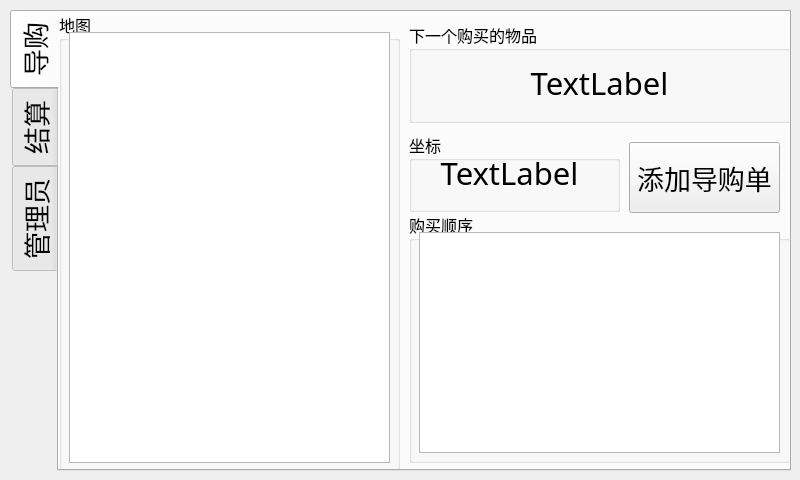
<?xml version="1.0" encoding="UTF-8"?>
<ui version="4.0">
 <class>MainWindow</class>
 <widget class="QMainWindow" name="MainWindow">
  <property name="geometry">
   <rect>
    <x>0</x>
    <y>0</y>
    <width>800</width>
    <height>480</height>
   </rect>
  </property>
  <property name="minimumSize">
   <size>
    <width>800</width>
    <height>480</height>
   </size>
  </property>
  <property name="maximumSize">
   <size>
    <width>800</width>
    <height>480</height>
   </size>
  </property>
  <property name="font">
   <font>
    <family>黑体</family>
   </font>
  </property>
  <property name="cursor">
   <cursorShape>ArrowCursor</cursorShape>
  </property>
  <property name="windowTitle">
   <string>MainWindow</string>
  </property>
  <widget class="QWidget" name="centralwidget">
   <widget class="QTabWidget" name="tabWidget">
    <property name="geometry">
     <rect>
      <x>10</x>
      <y>10</y>
      <width>781</width>
      <height>461</height>
     </rect>
    </property>
    <property name="font">
     <font>
      <family>黑体</family>
      <pointsize>20</pointsize>
     </font>
    </property>
    <property name="layoutDirection">
     <enum>Qt::LeftToRight</enum>
    </property>
    <property name="autoFillBackground">
     <bool>false</bool>
    </property>
    <property name="tabPosition">
     <enum>QTabWidget::West</enum>
    </property>
    <property name="currentIndex">
     <number>0</number>
    </property>
    <property name="iconSize">
     <size>
      <width>16</width>
      <height>16</height>
     </size>
    </property>
    <property name="elideMode">
     <enum>Qt::ElideNone</enum>
    </property>
    <property name="usesScrollButtons">
     <bool>false</bool>
    </property>
    <property name="documentMode">
     <bool>false</bool>
    </property>
    <property name="tabsClosable">
     <bool>false</bool>
    </property>
    <property name="movable">
     <bool>false</bool>
    </property>
    <property name="tabBarAutoHide">
     <bool>false</bool>
    </property>
    <widget class="QWidget" name="tab">
     <attribute name="title">
      <string>导购</string>
     </attribute>
     <widget class="QGroupBox" name="groupBox_4">
      <property name="geometry">
       <rect>
        <x>0</x>
        <y>0</y>
        <width>341</width>
        <height>461</height>
       </rect>
      </property>
      <property name="font">
       <font>
        <family>黑体</family>
        <pointsize>12</pointsize>
       </font>
      </property>
      <property name="title">
       <string>地图</string>
      </property>
      <widget class="QTableView" name="tableView_map">
       <property name="geometry">
        <rect>
         <x>10</x>
         <y>20</y>
         <width>321</width>
         <height>431</height>
        </rect>
       </property>
      </widget>
     </widget>
     <widget class="QGroupBox" name="groupBox_5">
      <property name="geometry">
       <rect>
        <x>350</x>
        <y>10</y>
        <width>381</width>
        <height>101</height>
       </rect>
      </property>
      <property name="font">
       <font>
        <family>黑体</family>
        <pointsize>12</pointsize>
       </font>
      </property>
      <property name="title">
       <string>下一个购买的物品</string>
      </property>
      <widget class="QLabel" name="label_guide_item_name">
       <property name="geometry">
        <rect>
         <x>10</x>
         <y>30</y>
         <width>361</width>
         <height>61</height>
        </rect>
       </property>
       <property name="font">
        <font>
         <family>黑体</family>
         <pointsize>23</pointsize>
        </font>
       </property>
       <property name="text">
        <string>TextLabel</string>
       </property>
       <property name="alignment">
        <set>Qt::AlignCenter</set>
       </property>
      </widget>
     </widget>
     <widget class="QGroupBox" name="groupBox_6">
      <property name="geometry">
       <rect>
        <x>350</x>
        <y>200</y>
        <width>381</width>
        <height>251</height>
       </rect>
      </property>
      <property name="font">
       <font>
        <family>黑体</family>
        <pointsize>12</pointsize>
       </font>
      </property>
      <property name="title">
       <string>购买顺序</string>
      </property>
      <widget class="QListWidget" name="list_guide">
       <property name="geometry">
        <rect>
         <x>10</x>
         <y>20</y>
         <width>361</width>
         <height>221</height>
        </rect>
       </property>
      </widget>
     </widget>
     <widget class="QGroupBox" name="groupBox_7">
      <property name="geometry">
       <rect>
        <x>350</x>
        <y>120</y>
        <width>211</width>
        <height>80</height>
       </rect>
      </property>
      <property name="font">
       <font>
        <family>黑体</family>
        <pointsize>12</pointsize>
       </font>
      </property>
      <property name="title">
       <string>坐标</string>
      </property>
      <widget class="QLabel" name="label_guide_item_area">
       <property name="geometry">
        <rect>
         <x>10</x>
         <y>20</y>
         <width>181</width>
         <height>41</height>
        </rect>
       </property>
       <property name="font">
        <font>
         <family>黑体</family>
         <pointsize>23</pointsize>
        </font>
       </property>
       <property name="text">
        <string>TextLabel</string>
       </property>
       <property name="alignment">
        <set>Qt::AlignCenter</set>
       </property>
      </widget>
     </widget>
     <widget class="QPushButton" name="button_add_guide_list">
      <property name="geometry">
       <rect>
        <x>570</x>
        <y>130</y>
        <width>151</width>
        <height>71</height>
       </rect>
      </property>
      <property name="text">
       <string>添加导购单</string>
      </property>
     </widget>
    </widget>
    <widget class="QWidget" name="tab_2">
     <attribute name="title">
      <string>结算</string>
     </attribute>
     <widget class="QWidget" name="verticalLayoutWidget">
      <property name="geometry">
       <rect>
        <x>350</x>
        <y>10</y>
        <width>381</width>
        <height>441</height>
       </rect>
      </property>
      <layout class="QVBoxLayout" name="verticalLayout">
       <item>
        <layout class="QHBoxLayout" name="horizontalLayout">
         <item>
          <widget class="QLabel" name="label">
           <property name="font">
            <font>
             <family>黑体</family>
             <pointsize>12</pointsize>
            </font>
           </property>
           <property name="text">
            <string>已购列表</string>
           </property>
           <property name="alignment">
            <set>Qt::AlignCenter</set>
           </property>
          </widget>
         </item>
        </layout>
       </item>
       <item>
        <widget class="QListWidget" name="list_buy">
         <property name="font">
          <font>
           <family>黑体</family>
           <pointsize>12</pointsize>
          </font>
         </property>
         <property name="autoScroll">
          <bool>true</bool>
         </property>
         <property name="verticalScrollMode">
          <enum>QAbstractItemView::ScrollPerPixel</enum>
         </property>
        </widget>
       </item>
      </layout>
     </widget>
     <widget class="QGroupBox" name="groupBox">
      <property name="geometry">
       <rect>
        <x>10</x>
        <y>10</y>
        <width>331</width>
        <height>81</height>
       </rect>
      </property>
      <property name="font">
       <font>
        <family>黑体</family>
        <pointsize>12</pointsize>
       </font>
      </property>
      <property name="title">
       <string>单品价格</string>
      </property>
      <widget class="QLabel" name="label_price">
       <property name="geometry">
        <rect>
         <x>10</x>
         <y>20</y>
         <width>311</width>
         <height>51</height>
        </rect>
       </property>
       <property name="font">
        <font>
         <family>黑体</family>
         <pointsize>24</pointsize>
        </font>
       </property>
       <property name="text">
        <string>0 元</string>
       </property>
       <property name="alignment">
        <set>Qt::AlignCenter</set>
       </property>
      </widget>
     </widget>
     <widget class="QPushButton" name="button_settlement">
      <property name="geometry">
       <rect>
        <x>60</x>
        <y>320</y>
        <width>201</width>
        <height>91</height>
       </rect>
      </property>
      <property name="font">
       <font>
        <family>黑体</family>
        <pointsize>26</pointsize>
       </font>
      </property>
      <property name="text">
       <string>结算</string>
      </property>
     </widget>
     <widget class="QGroupBox" name="groupBox_2">
      <property name="geometry">
       <rect>
        <x>10</x>
        <y>190</y>
        <width>331</width>
        <height>71</height>
       </rect>
      </property>
      <property name="font">
       <font>
        <family>黑体</family>
        <pointsize>12</pointsize>
       </font>
      </property>
      <property name="title">
       <string>总计</string>
      </property>
      <widget class="QLabel" name="label_all_price">
       <property name="geometry">
        <rect>
         <x>10</x>
         <y>20</y>
         <width>311</width>
         <height>41</height>
        </rect>
       </property>
       <property name="font">
        <font>
         <family>黑体</family>
         <pointsize>24</pointsize>
        </font>
       </property>
       <property name="text">
        <string>0 元</string>
       </property>
       <property name="alignment">
        <set>Qt::AlignCenter</set>
       </property>
      </widget>
     </widget>
     <widget class="QGroupBox" name="groupBox_3">
      <property name="geometry">
       <rect>
        <x>10</x>
        <y>100</y>
        <width>331</width>
        <height>80</height>
       </rect>
      </property>
      <property name="font">
       <font>
        <family>黑体</family>
        <pointsize>12</pointsize>
       </font>
      </property>
      <property name="title">
       <string>单品名称</string>
      </property>
      <widget class="QLabel" name="label_title">
       <property name="geometry">
        <rect>
         <x>10</x>
         <y>20</y>
         <width>311</width>
         <height>41</height>
        </rect>
       </property>
       <property name="font">
        <font>
         <family>黑体</family>
         <pointsize>12</pointsize>
        </font>
       </property>
       <property name="text">
        <string/>
       </property>
       <property name="alignment">
        <set>Qt::AlignCenter</set>
       </property>
      </widget>
     </widget>
    </widget>
    <widget class="QWidget" name="tab_3">
     <attribute name="title">
      <string>管理员</string>
     </attribute>
     <widget class="QPushButton" name="button_debug_3">
      <property name="geometry">
       <rect>
        <x>0</x>
        <y>0</y>
        <width>151</width>
        <height>41</height>
       </rect>
      </property>
      <property name="text">
       <string>AddList2</string>
      </property>
     </widget>
     <widget class="QPushButton" name="button_debug_2">
      <property name="geometry">
       <rect>
        <x>0</x>
        <y>50</y>
        <width>151</width>
        <height>41</height>
       </rect>
      </property>
      <property name="text">
       <string>AddList</string>
      </property>
     </widget>
     <widget class="QPushButton" name="button_debug_1">
      <property name="geometry">
       <rect>
        <x>0</x>
        <y>100</y>
        <width>151</width>
        <height>41</height>
       </rect>
      </property>
      <property name="text">
       <string>Exit</string>
      </property>
     </widget>
    </widget>
   </widget>
  </widget>
 </widget>
 <resources/>
 <connections/>
</ui>
